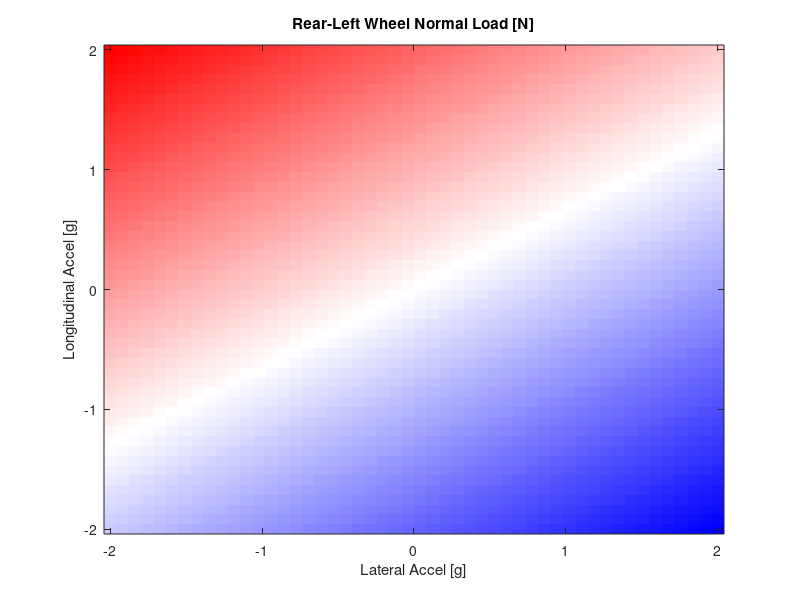

This figure's MATLAB source: (Note: this script raises an error after producing the figure.)
%% Vehicle parameters
m_total   = 306.988;        % total mass with driver [kg]
m_unsF    = 22.36;         % unsprung mass front [kg]
m_unsR    = 20.76;         % unsprung mass rear [kg]
tF        = 1.23;        % front track [m]
tR        = 1.23;        % rear track [m]
h_CG      = 0.279;       % CG height [m]
z_unsF    = 0.20;       % front unsprung CG height [m]
z_unsR    = 0.20;       % rear unsprung CG height [m]
L         = 1.55;        % wheelbase [m]
a         = 0.72075;        % CG to front axle [m]
b         = L - a;      % CG to rear axle [m]
KphiF     = 450;        % front roll stiffness [Nm/deg] (convert below)
KphiR     = 500;        % rear roll stiffness [Nm/deg]
KphiF     = KphiF * (pi/180);  % -> [Nm/rad]
KphiR     = KphiR * (pi/180);

g = 9.81;               % gravity [m/s^2]

% Derived
m_sprung = m_total - (m_unsF + m_unsR);
mass_frac_F = b / L;
mass_frac_R = a / L;
fF = KphiF / (KphiF + KphiR);
fR = 1 - fF;

% Acceleration grid
ay = linspace(-2, 2, 50) * g;
ax = linspace(-2, 2, 50) * g;
[AY, AX] = meshgrid(ay, ax);

% === Load transfer calculations ===
% Lateral load transfer (algebraic)
dF_lat_F = (m_sprung * h_CG / tF) * fF .* AY;   % +ay → load to right
dF_lat_R = (m_sprung * h_CG / tR) * fR .* AY;   % +ay → load to right

% Unsprung lateral contribution
dF_lat_uns_F = (m_unsF * h_CG / tF) .* AY;
dF_lat_uns_R = (m_unsR * h_CG / tR) .* AY;

% Total lateral transfer
dF_lat_F = dF_lat_F + dF_lat_uns_F;
dF_lat_R = dF_lat_R + dF_lat_uns_R;

% Longitudinal transfer (algebraic)
dF_long = (m_total * h_CG / L) .* AX;           % +ax → load to rear

% Static wheel loads
Fz_static_F = mass_frac_F * m_total * g / 2;
Fz_static_R = mass_frac_R * m_total * g / 2;
Fz0=Fz_static_F;

% === Front-left wheel load ===
Fz_RL = Fz_static_R ...
       - 0.5 * dF_lat_R ...   % loses load in left turn (ay>0)
       + 0.5 * dF_long;       % loses load in acceleration (ax>0)


%% === Graphing ===
% Requires: ay, ax, Fz_FL, Fz0 (Fz0 = static front-left normal, e.g. Fz_static_F)

figure('Units','normalized','Position',[0.1 0.1 0.6 0.55]);
hAx = axes();

% Plot heatmap
imagesc(ay/g, ax/g, Fz_RL, 'Parent', hAx);
set(hAx, 'YDir', 'normal');
xlabel(hAx, 'Lateral Accel [g]');
ylabel(hAx, 'Longitudinal Accel [g]');
title(hAx, 'Rear-Left Wheel Normal Load [N]');

% Create red-white-blue colormap (white = static)
n = 256;
cmap1 = [linspace(0,1,n/2)' linspace(0,1,n/2)' ones(n/2,1)]; % blue->white
cmap2 = [ones(n/2,1) linspace(1,0,n/2)' linspace(1,0,n/2)']; % white->red
colormap(hAx, [cmap1; cmap2]);

% Center white at static normal load
delta = max(abs(Fz_RL(:) - Fz0));
if delta == 0, delta = 1; end
clim(hAx, [Fz0 - delta, Fz0 + delta]);

% Add colorbar to the east outside and adjust axes so colorbar is visible
cb = colorbar(hAx, 'eastoutside');
ylabel(cb, 'Normal Load [N]');

% Preserve and adjust positions to ensure colorbar is not clipped
axPos = hAx.Position;    % [left bottom width height]
cbPos = cb.Position;     % after creation
pad = 0.01;              % small gap
newWidth = axPos(3) - cbPos(3) - pad;
if newWidth < 0.1
    newWidth = axPos(3) * 0.85;
end
hAx.Position = [axPos(1), axPos(2), newWidth, axPos(4)];
cb.Position = [axPos(1) + newWidth + pad, axPos(2), cbPos(3), axPos(4)];

axis tight;
